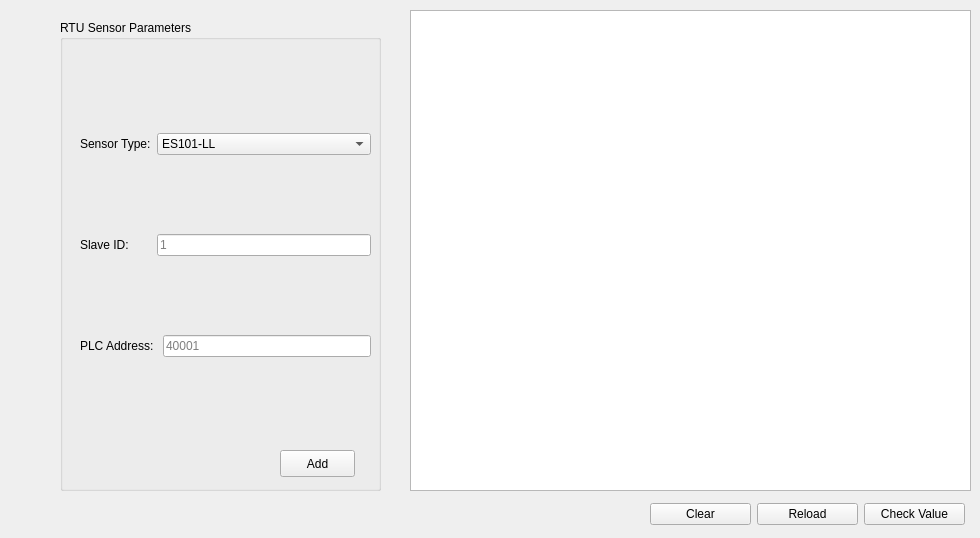
    <widget class="QWidget" name="sensor">
     <attribute name="title">
      <string>Sensor</string>
     </attribute>
     <widget class="QTableView" name="sensorTableView">
      <property name="geometry">
       <rect>
        <x>410</x>
        <y>10</y>
        <width>561</width>
        <height>481</height>
       </rect>
      </property>
     </widget>
     <widget class="QGroupBox" name="RTUSensor">
      <property name="geometry">
       <rect>
        <x>60</x>
        <y>20</y>
        <width>321</width>
        <height>471</height>
       </rect>
      </property>
      <property name="title">
       <string>RTU Sensor Parameters</string>
      </property>
      <widget class="QPushButton" name="sensorAddPushButton">
       <property name="geometry">
        <rect>
         <x>220</x>
         <y>430</y>
         <width>75</width>
         <height>27</height>
        </rect>
       </property>
       <property name="text">
        <string>Add</string>
       </property>
      </widget>
      <widget class="QWidget" name="">
       <property name="geometry">
        <rect>
         <x>20</x>
         <y>40</y>
         <width>291</width>
         <height>371</height>
        </rect>
       </property>
       <layout class="QGridLayout" name="gridLayout_27">
        <item row="0" column="0">
         <widget class="QLabel" name="label">
          <property name="text">
           <string>Sensor Type:</string>
          </property>
         </widget>
        </item>
        <item row="0" column="1" colspan="2">
         <widget class="QComboBox" name="sensorTypeCombox">
          <property name="sizePolicy">
           <sizepolicy hsizetype="Expanding" vsizetype="Fixed">
            <horstretch>0</horstretch>
            <verstretch>0</verstretch>
           </sizepolicy>
          </property>
          <item>
           <property name="text">
            <string>ES101-LL</string>
           </property>
          </item>
          <item>
           <property name="text">
            <string>IS101-FL-NB-BT8</string>
           </property>
          </item>
          <item>
           <property name="text">
            <string>ES101-NL</string>
           </property>
          </item>
          <item>
           <property name="text">
            <string>WS102-BRM</string>
           </property>
          </item>
          <item>
           <property name="text">
            <string>WS102-CL</string>
           </property>
          </item>
          <item>
           <property name="text">
            <string>WS102-ORP</string>
           </property>
          </item>
          <item>
           <property name="text">
            <string>WS102-DOS</string>
           </property>
          </item>
          <item>
           <property name="text">
            <string>WS102-PH</string>
           </property>
          </item>
          <item>
           <property name="text">
            <string>ES101-NO2-2000</string>
           </property>
          </item>
          <item>
           <property name="text">
            <string>ES101-NO-2000</string>
           </property>
          </item>
          <item>
           <property name="text">
            <string>ES101-PM</string>
           </property>
          </item>
          <item>
           <property name="text">
            <string>ES101-CO2-5000</string>
           </property>
          </item>
          <item>
           <property name="text">
            <string>ES101-SO2-2000</string>
           </property>
          </item>
          <item>
           <property name="text">
            <string>ES101-O3</string>
           </property>
          </item>
          <item>
           <property name="text">
            <string>ES101-CO-2000</string>
           </property>
          </item>
          <item>
           <property name="text">
            <string>ES101-RG</string>
           </property>
          </item>
          <item>
           <property name="text">
            <string>ES101-WD</string>
           </property>
          </item>
          <item>
           <property name="text">
            <string>ES101-WS</string>
           </property>
          </item>
          <item>
           <property name="text">
            <string>ES101-AT</string>
           </property>
          </item>
          <item>
           <property name="text">
            <string>ES102-TH</string>
           </property>
          </item>
          <item>
           <property name="text">
            <string>ES104</string>
           </property>
          </item>
         </widget>
        </item>
        <item row="1" column="0">
         <widget class="QLabel" name="label_2">
          <property name="text">
           <string>Slave ID:</string>
          </property>
         </widget>
        </item>
        <item row="1" column="1" colspan="2">
         <widget class="QLineEdit" name="sensorSlaveId">
          <property name="placeholderText">
           <string>1</string>
          </property>
         </widget>
        </item>
        <item row="2" column="0" colspan="2">
         <widget class="QLabel" name="label_191">
          <property name="text">
           <string>PLC Address:</string>
          </property>
         </widget>
        </item>
        <item row="2" column="2">
         <widget class="QLineEdit" name="sensorPLCAddress">
          <property name="placeholderText">
           <string>40001</string>
          </property>
         </widget>
        </item>
       </layout>
      </widget>
     </widget>
     <widget class="QWidget" name="">
      <property name="geometry">
       <rect>
        <x>650</x>
        <y>500</y>
        <width>315</width>
        <height>29</height>
       </rect>
      </property>
      <layout class="QHBoxLayout" name="sensorButtonLayout">
       <item>
        <widget class="QPushButton" name="sensorClearPushButton">
         <property name="text">
          <string>Clear</string>
         </property>
        </widget>
       </item>
       <item>
        <widget class="QPushButton" name="sensorUpdatePushButton">
         <property name="text">
          <string>Reload</string>
         </property>
        </widget>
       </item>
       <item>
        <widget class="QPushButton" name="sensorCheckPushButton">
         <property name="text">
          <string>Check Value</string>
         </property>
        </widget>
       </item>
      </layout>
     </widget>
    </widget>
